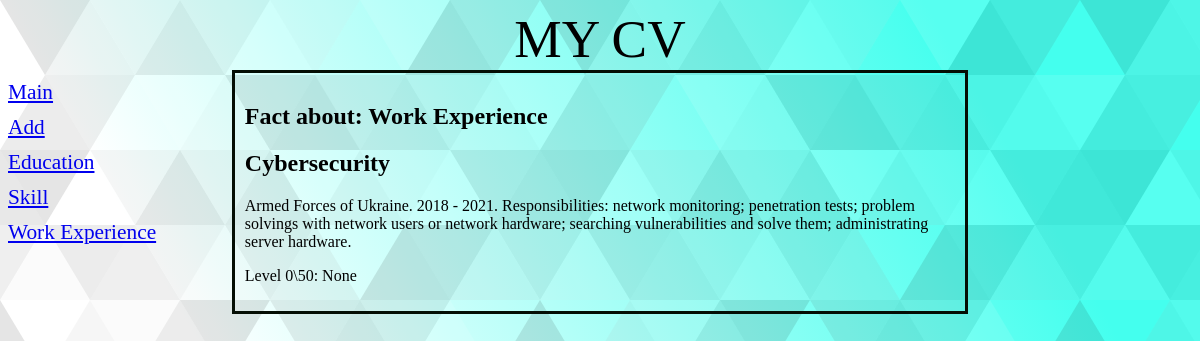
/cv/2/, run on the app's committed database.
### cv/models.py (models this page shows, shortened)
class Rubric(models.Model):
    name=models.CharField(max_length=20, db_index=True, verbose_name='Rubric')
    class Meta:
        verbose_name_plural='Rubrics'
        verbose_name='Rubric'
        ordering=['name']

class Bd(models.Model):
    fact=models.CharField(max_length=50, verbose_name='Fact')
    content=models.TextField(null=True, blank=True, verbose_name='Description')
    level=models.FloatField(null=True, blank=True, verbose_name='Level')
    published=models.DateTimeField(auto_now_add=True, db_index=True, verbose_name='Publicate')
    rubric=models.ForeignKey('Rubric', null=True, on_delete=models.PROTECT, verbose_name='Rubric')
    class Meta:
        verbose_name_plural='Facts'
        verbose_name='Fact'
        ordering=['-level']

### cv/views.py (the view)
# urls.py: path('<int:rubric_id>/', by_rubric, name='by_rubric'),
def by_rubric(request, rubric_id):
    bbs=Bd.objects.filter(rubric=rubric_id)
    rubrics=Rubric.objects.all()
    current_rubric=Rubric.objects.get(pk=rubric_id)
    context = {'bbs': bbs, 'rubrics':rubrics, 'current_rubric':current_rubric}
    return render(request, 'cv/by_rubric.html', context)

### cv/templates/cv/by_rubric.html (shortened to what this page needs)
{% extends "layout/basic.html" %}
{% block content %}
<h2>Fact about: {{current_rubric.name}}</h2>
{% for bb in bbs %}
<div>
    <h2>{{bb.fact}}</h2>
    <p>{{bb.content}}</p>
    <p>Level 0\50: {{bb.level}}</p>
</div>
{% endfor %}
{% endblock %}

### cv/templates/layout/basic.html (shortened to what this page needs)
{% load static %}
<!DOCTYPE html>
<html>
    <head>
        <link rel='stylesheet' type='text/css' href="{% static 'cv/style.css' %}">
    </head>
    <body>
        <header>My CV</header>
        <nav>
            <a href="{% url 'index' %}">Main</a>
            <a href="{% url 'add' %}">Add</a>
            {% for rubric in rubrics %}
            <a href="{% url 'by_rubric' rubric.pk %}">{{rubric.name}}</a>
            {% endfor %}
        </nav>
        <section>
            {% block content %}
            {% endblock %}
        </section>
    </body>

### cv/static/cv/style.css (style rules this page uses)
body { background-color: #ffffff; background-attachment: fixed; background-size: cover; }
header { font-size: 40pt; text-transform: uppercase; text-align: center; }
nav { font-size: 16pt; width: 150px; float: left; }
nav a { display: block; margin: 10px 0px; }
section { margin: auto; width: 60%; border: 3px solid rgb(4, 14, 4); padding: 10px; }

### data on the page
Rubric: name "Education"
Rubric: name "Skill"
Rubric: name "Work Experience"
Bd: fact "Cybersecurity", content "Armed Forces of Ukraine. 2018 - 2021. Responsibilities: network monitoring; penetration tests; problem solvings with network users or network hardware; searching vulnerabilities and solve them; administrating server hardware.", level "None"
